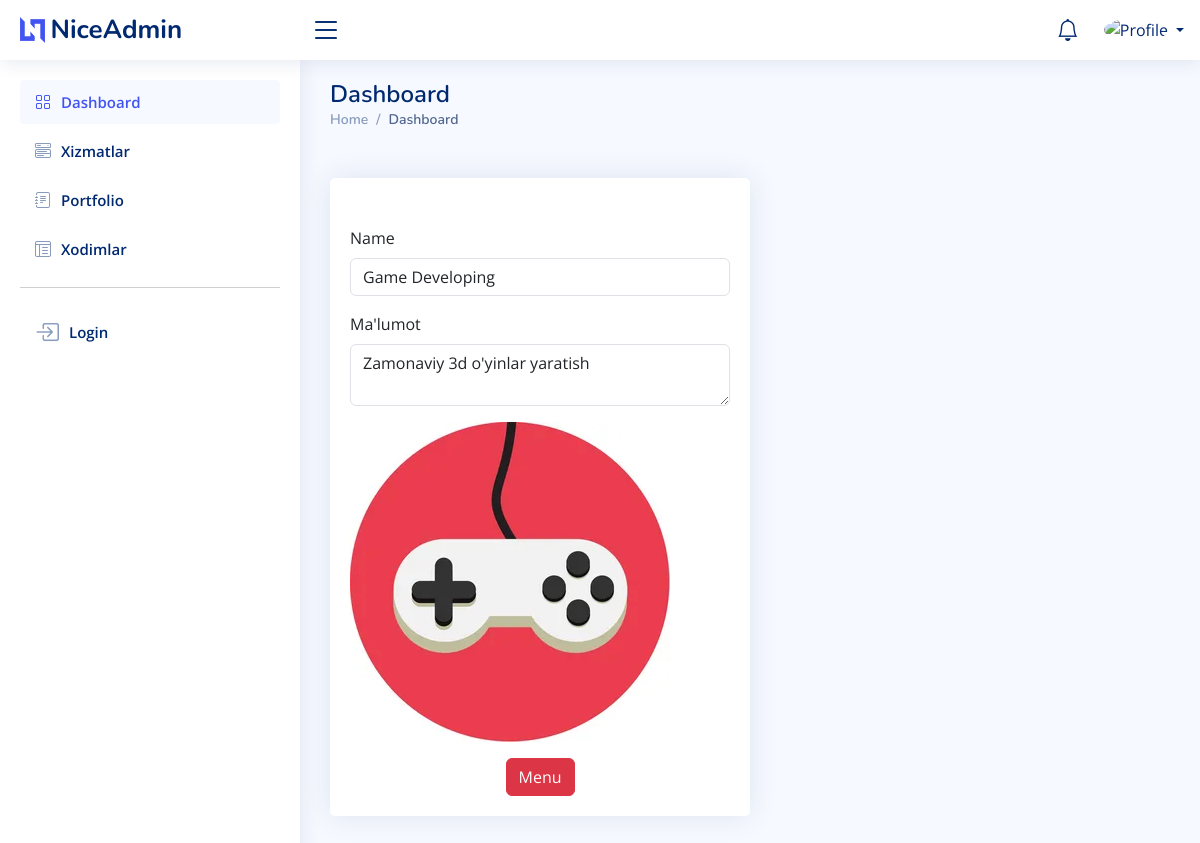
Page /dashboard/services/detail/1/ on the committed database.
### dashboard/models.py (models this page shows, shortened)
class Services(models.Model):
    name = models.CharField(max_length=100)
    description = models.TextField()
    icon = models.ImageField(upload_to='services/')

### dashboard/views.py (the view)
# urls.py: path('services/detail/<int:id>/', ServiceDetailView.as_view(), name='services-detail'),
class ServiceDetailView(View):
    def get(self, request, id):
        service = Services.objects.get(id=id)
        context = {'service': service}
        return render(request, 'dashboard/services/service_detail.html', context)

### templates/dashboard/services/service_detail.html
{% extends 'dashboard/index.html' %}
{% block content %}
        <div class="col-lg-6 mt-xl-5">
          <div class="card mt-xl-5">
            <div class="card-body mt-xl-5">
                <div class="col-12">
                  <label for="inputNanme4" class="form-label">Name</label>
                  <input name="name" type="text" class="form-control" id="inputNanme4" value="{{ service.name }}">
                </div>
                <div class="col-12">
                  <label for="inputEmail4" class="form-label mt-3">Ma'lumot</label>
                    <textarea name="description" type="text" class="form-control" id="inputEmail4" >{{ service.description }}</textarea>
                </div>
                <div class="col-12 mt-3">
                    <img src="{{ service.icon.url }}" alt="">
                </div>
                <div class="text-center mt-3">
                    <a class="btn btn-danger" href="{% url 'dashboard:services-list' %}">Menu</a>
                </div>
            </div>
          </div>
        </div>
{% endblock %}

### static/dashboard/assets/css/style.css (style rules this page uses)
:root { scroll-behavior: smooth; }
body { font-family: "Open Sans", sans-serif; background: #f6f9ff; color: #444444; }
a { color: #4154f1; text-decoration: none; }
.card { margin-bottom: 30px; border: none; border-radius: 5px; box-shadow: 0px 0 30px rgba(1, 41, 112, 0.1); }
.card-body { padding: 0 20px 20px 20px; }

### rows in the picture
Services: name "Game Developing", description "Zamonaviy 3d o'yinlar yaratish", icon (picture)
